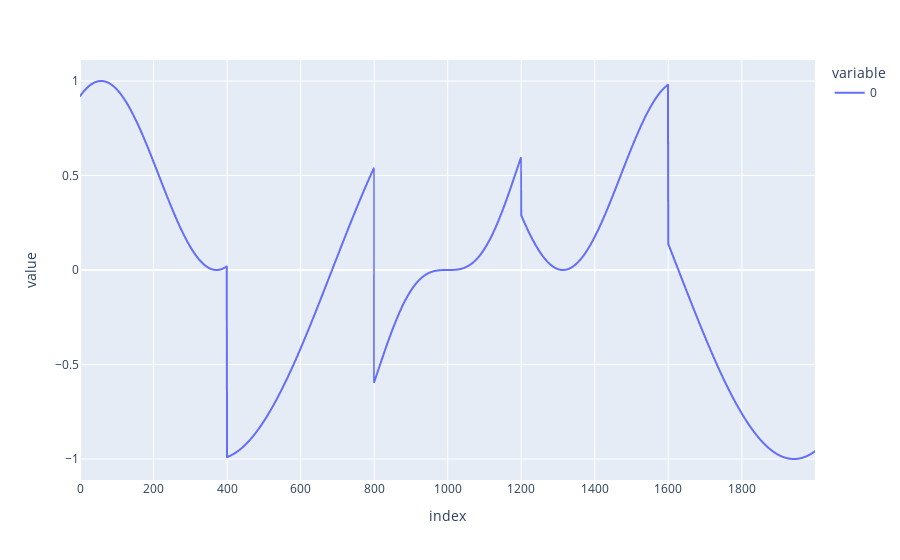

Here is the notebook cell this chart was saved with:
### Code cell
px.line(y)

### Figure 1 — Plotly figure (JSON) as saved in the notebook; plotly's stock layout.template omitted (floating-point values rounded to 4 significant figures; data arrays with more than 128 entries replaced by an {"elided": "..."} marker saying what was removed)
{"data": [{"hovertemplate": "variable=0<br>index=%{x}<br>value=%{y}<extra></extra>", "legendgroup": "0", "line": {"color": "#636efa", "dash": "solid"}, "mode": "lines", "name": "0", "showlegend": true, "type": "scattergl", "x": {"elided": "2000 int values"}, "xaxis": "x", "y": {"elided": "2000 float values"}, "yaxis": "y"}], "layout": {"legend": {"title": {"text": "variable"}, "tracegroupgap": 0}, "margin": {"t": 60}, "xaxis": {"anchor": "y", "domain": [0, 1], "title": {"text": "index"}}, "yaxis": {"anchor": "x", "domain": [0, 1], "title": {"text": "value"}}}}
